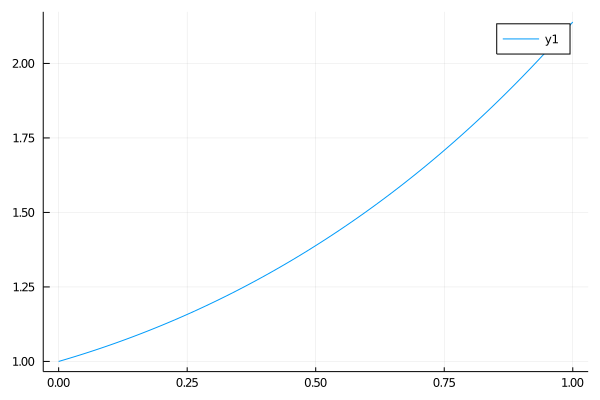

Reproduce this figure in Julia.
using SpecialFunctions
using Plots

function g(x)
	gsum = 0
	for n = 0:10
		gsum += besseli(n, x) + n^2 * besseli(2*n, x)
	end
	return gsum
end

xs = range(0, 1, length = 100)
temp = g.(xs)
plot(xs, temp)

savefig("bessel.png")
